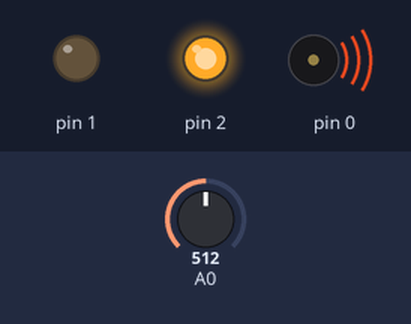
A sketch run on a simulated Arduino Uno, built with avr-gcc and run on an emulated ATmega328P. On the bench: output pins drawn as LEDs (lit = HIGH), buzzer (waves = sounding). The inputs (shaded band) are chosen by the test bench; at power-on: A0 = 512.

Above: at 1.2 s.
1.3 s: A0 set to 3
2.8 s: A0 set to 0
At 4.0 s:
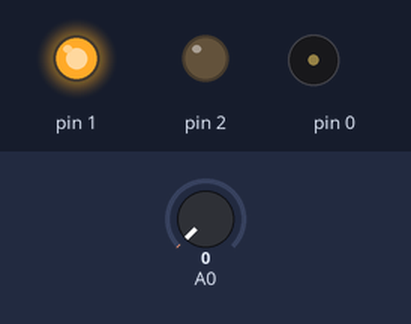
4.3 s: A0 set to 122
At 5.2 s:
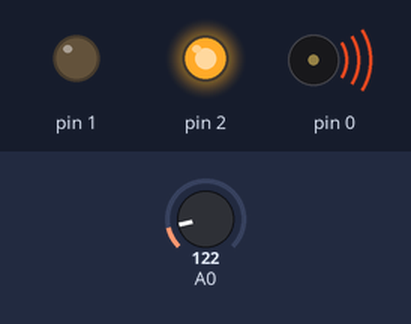
Timing chart, 0 to 7.3 s (numbered marks = the images above; inputs shaded):
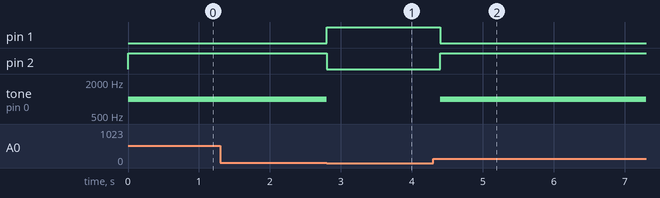

Measured:
- the behaviour switches between 2 and 1 on A0 (found by bisection; images 0 and 1)
- after the input at 1.3 s, every drawn part: stays the same
- after the input at 2.8 s, pin 1: LOW → HIGH at once; pin 2: HIGH → LOW at once; tone on pin 0: 1000 Hz → silent at once
- after the input at 4.3 s, pin 1: HIGH → LOW after 0.10 s; pin 2: LOW → HIGH after 0.10 s; tone on pin 0: silent → 1000 Hz after 0.10 s

The sketch:

fantastic_blad1.ino
```cpp
void setup() {


   pinMode(A0, INPUT);
   pinMode(0, OUTPUT);
   pinMode(1, OUTPUT);
   pinMode(2, OUTPUT);
  }

void loop() {

  int gasSensor;
int gas_value = analogRead(gasSensor);


if(gas_value > HIGH)
{
  tone(0,1000,500);
  digitalWrite(2, HIGH);
  digitalWrite(1,LOW);


}
else
{
  noTone(0);
  digitalWrite(1,HIGH);
  digitalWrite(2, LOW);
}
delay(200);

}
```
